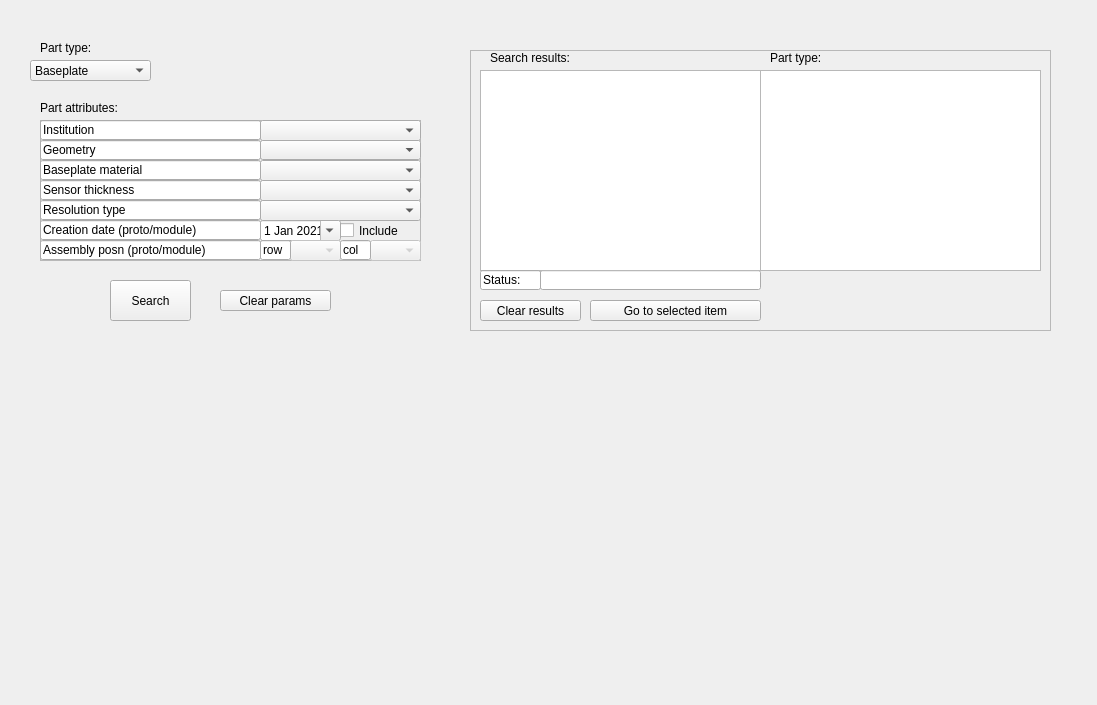
<?xml version="1.0" encoding="UTF-8"?>
<ui version="4.0">
 <class>Form</class>
 <widget class="QWidget" name="Form">
  <property name="geometry">
   <rect>
    <x>0</x>
    <y>0</y>
    <width>1097</width>
    <height>705</height>
   </rect>
  </property>
  <property name="windowTitle">
   <string>Form</string>
  </property>
  <widget class="QPushButton" name="pbSearch">
   <property name="geometry">
    <rect>
     <x>110</x>
     <y>280</y>
     <width>81</width>
     <height>41</height>
    </rect>
   </property>
   <property name="text">
    <string>Search</string>
   </property>
  </widget>
  <widget class="QPushButton" name="pbClearParams">
   <property name="geometry">
    <rect>
     <x>220</x>
     <y>290</y>
     <width>111</width>
     <height>21</height>
    </rect>
   </property>
   <property name="text">
    <string>Clear params</string>
   </property>
  </widget>
  <widget class="QFrame" name="frame">
   <property name="geometry">
    <rect>
     <x>40</x>
     <y>120</y>
     <width>381</width>
     <height>141</height>
    </rect>
   </property>
   <property name="frameShape">
    <enum>QFrame::StyledPanel</enum>
   </property>
   <property name="frameShadow">
    <enum>QFrame::Raised</enum>
   </property>
   <widget class="QCheckBox" name="ckUseDate">
    <property name="enabled">
     <bool>true</bool>
    </property>
    <property name="geometry">
     <rect>
      <x>300</x>
      <y>100</y>
      <width>71</width>
      <height>21</height>
     </rect>
    </property>
    <property name="text">
     <string>Include</string>
    </property>
   </widget>
   <widget class="QComboBox" name="cbChannelDensity">
    <property name="geometry">
     <rect>
      <x>220</x>
      <y>80</y>
      <width>161</width>
      <height>21</height>
     </rect>
    </property>
    <property name="currentIndex">
     <number>0</number>
    </property>
    <item>
     <property name="text">
      <string/>
     </property>
    </item>
    <item>
     <property name="text">
      <string>HD</string>
     </property>
    </item>
    <item>
     <property name="text">
      <string>LD</string>
     </property>
    </item>
   </widget>
   <widget class="QComboBox" name="cbInstitution">
    <property name="geometry">
     <rect>
      <x>220</x>
      <y>0</y>
      <width>161</width>
      <height>21</height>
     </rect>
    </property>
    <property name="currentIndex">
     <number>0</number>
    </property>
    <item>
     <property name="text">
      <string/>
     </property>
    </item>
    <item>
     <property name="text">
      <string>CERN</string>
     </property>
    </item>
    <item>
     <property name="text">
      <string>FNAL</string>
     </property>
    </item>
    <item>
     <property name="text">
      <string>UCSB</string>
     </property>
    </item>
    <item>
     <property name="text">
      <string>UMN</string>
     </property>
    </item>
    <item>
     <property name="text">
      <string>HEPHY</string>
     </property>
    </item>
    <item>
     <property name="text">
      <string>HPK</string>
     </property>
    </item>
    <item>
     <property name="text">
      <string>CMU</string>
     </property>
    </item>
    <item>
     <property name="text">
      <string>TTU</string>
     </property>
    </item>
    <item>
     <property name="text">
      <string>IHEP</string>
     </property>
    </item>
    <item>
     <property name="text">
      <string>TIFR</string>
     </property>
    </item>
    <item>
     <property name="text">
      <string>NTU</string>
     </property>
    </item>
    <item>
     <property name="text">
      <string>FSU</string>
     </property>
    </item>
   </widget>
   <widget class="QDateEdit" name="dCreated">
    <property name="enabled">
     <bool>true</bool>
    </property>
    <property name="geometry">
     <rect>
      <x>220</x>
      <y>100</y>
      <width>81</width>
      <height>21</height>
     </rect>
    </property>
    <property name="mouseTracking">
     <bool>true</bool>
    </property>
    <property name="calendarPopup">
     <bool>true</bool>
    </property>
    <property name="date">
     <date>
      <year>2021</year>
      <month>1</month>
      <day>1</day>
     </date>
    </property>
   </widget>
   <widget class="QLineEdit" name="lineEdit_17">
    <property name="geometry">
     <rect>
      <x>0</x>
      <y>80</y>
      <width>221</width>
      <height>20</height>
     </rect>
    </property>
    <property name="text">
     <string>Resolution type</string>
    </property>
    <property name="readOnly">
     <bool>true</bool>
    </property>
   </widget>
   <widget class="QLineEdit" name="lineEdit_13">
    <property name="geometry">
     <rect>
      <x>0</x>
      <y>0</y>
      <width>221</width>
      <height>20</height>
     </rect>
    </property>
    <property name="text">
     <string>Institution</string>
    </property>
    <property name="readOnly">
     <bool>true</bool>
    </property>
   </widget>
   <widget class="QLineEdit" name="lineEdit_15">
    <property name="geometry">
     <rect>
      <x>0</x>
      <y>40</y>
      <width>221</width>
      <height>20</height>
     </rect>
    </property>
    <property name="text">
     <string>Baseplate material</string>
    </property>
    <property name="readOnly">
     <bool>true</bool>
    </property>
   </widget>
   <widget class="QLineEdit" name="lineEdit_16">
    <property name="geometry">
     <rect>
      <x>0</x>
      <y>60</y>
      <width>221</width>
      <height>20</height>
     </rect>
    </property>
    <property name="text">
     <string>Sensor thickness</string>
    </property>
    <property name="readOnly">
     <bool>true</bool>
    </property>
   </widget>
   <widget class="QComboBox" name="cbAssmCol">
    <property name="enabled">
     <bool>false</bool>
    </property>
    <property name="geometry">
     <rect>
      <x>330</x>
      <y>120</y>
      <width>51</width>
      <height>21</height>
     </rect>
    </property>
    <property name="currentText">
     <string/>
    </property>
    <property name="currentIndex">
     <number>0</number>
    </property>
    <item>
     <property name="text">
      <string/>
     </property>
    </item>
    <item>
     <property name="text">
      <string>1</string>
     </property>
    </item>
    <item>
     <property name="text">
      <string>2</string>
     </property>
    </item>
   </widget>
   <widget class="QLineEdit" name="lineEdit_18">
    <property name="geometry">
     <rect>
      <x>0</x>
      <y>100</y>
      <width>221</width>
      <height>20</height>
     </rect>
    </property>
    <property name="text">
     <string>Creation date (proto/module)</string>
    </property>
    <property name="readOnly">
     <bool>true</bool>
    </property>
   </widget>
   <widget class="QComboBox" name="cbShape">
    <property name="geometry">
     <rect>
      <x>220</x>
      <y>20</y>
      <width>161</width>
      <height>20</height>
     </rect>
    </property>
    <property name="currentIndex">
     <number>0</number>
    </property>
    <item>
     <property name="text">
      <string/>
     </property>
    </item>
    <item>
     <property name="text">
      <string>Full</string>
     </property>
    </item>
    <item>
     <property name="text">
      <string>Top</string>
     </property>
    </item>
    <item>
     <property name="text">
      <string>Bottom</string>
     </property>
    </item>
    <item>
     <property name="text">
      <string>Left</string>
     </property>
    </item>
    <item>
     <property name="text">
      <string>Right</string>
     </property>
    </item>
    <item>
     <property name="text">
      <string>Five</string>
     </property>
    </item>
    <item>
     <property name="text">
      <string>Full+Three</string>
     </property>
    </item>
   </widget>
   <widget class="QComboBox" name="cbAssmRow">
    <property name="enabled">
     <bool>false</bool>
    </property>
    <property name="geometry">
     <rect>
      <x>250</x>
      <y>120</y>
      <width>51</width>
      <height>21</height>
     </rect>
    </property>
    <property name="currentText">
     <string/>
    </property>
    <property name="currentIndex">
     <number>0</number>
    </property>
    <item>
     <property name="text">
      <string/>
     </property>
    </item>
    <item>
     <property name="text">
      <string>1</string>
     </property>
    </item>
    <item>
     <property name="text">
      <string>2</string>
     </property>
    </item>
    <item>
     <property name="text">
      <string>3</string>
     </property>
    </item>
   </widget>
   <widget class="QLineEdit" name="lineEdit_22">
    <property name="enabled">
     <bool>true</bool>
    </property>
    <property name="geometry">
     <rect>
      <x>300</x>
      <y>120</y>
      <width>31</width>
      <height>20</height>
     </rect>
    </property>
    <property name="text">
     <string>col</string>
    </property>
    <property name="readOnly">
     <bool>true</bool>
    </property>
   </widget>
   <widget class="QComboBox" name="cbThickness">
    <property name="geometry">
     <rect>
      <x>220</x>
      <y>60</y>
      <width>161</width>
      <height>21</height>
     </rect>
    </property>
    <property name="currentIndex">
     <number>0</number>
    </property>
    <item>
     <property name="text">
      <string/>
     </property>
    </item>
    <item>
     <property name="text">
      <string>120um</string>
     </property>
    </item>
    <item>
     <property name="text">
      <string>200um</string>
     </property>
    </item>
    <item>
     <property name="text">
      <string>300um</string>
     </property>
    </item>
   </widget>
   <widget class="QLineEdit" name="lineEdit_14">
    <property name="geometry">
     <rect>
      <x>0</x>
      <y>20</y>
      <width>221</width>
      <height>20</height>
     </rect>
    </property>
    <property name="text">
     <string>Geometry</string>
    </property>
    <property name="readOnly">
     <bool>true</bool>
    </property>
   </widget>
   <widget class="QLineEdit" name="lineEdit_20">
    <property name="geometry">
     <rect>
      <x>0</x>
      <y>120</y>
      <width>221</width>
      <height>20</height>
     </rect>
    </property>
    <property name="text">
     <string>Assembly posn (proto/module)</string>
    </property>
    <property name="readOnly">
     <bool>true</bool>
    </property>
   </widget>
   <widget class="QLineEdit" name="lineEdit_21">
    <property name="enabled">
     <bool>true</bool>
    </property>
    <property name="geometry">
     <rect>
      <x>220</x>
      <y>120</y>
      <width>31</width>
      <height>20</height>
     </rect>
    </property>
    <property name="text">
     <string>row</string>
    </property>
    <property name="readOnly">
     <bool>true</bool>
    </property>
   </widget>
   <widget class="QComboBox" name="cbMaterial">
    <property name="geometry">
     <rect>
      <x>220</x>
      <y>40</y>
      <width>161</width>
      <height>21</height>
     </rect>
    </property>
    <property name="currentIndex">
     <number>0</number>
    </property>
    <item>
     <property name="text">
      <string/>
     </property>
    </item>
    <item>
     <property name="text">
      <string>CuW</string>
     </property>
    </item>
    <item>
     <property name="text">
      <string>PCB</string>
     </property>
    </item>
   </widget>
  </widget>
  <widget class="QLabel" name="label_7">
   <property name="geometry">
    <rect>
     <x>40</x>
     <y>40</y>
     <width>71</width>
     <height>16</height>
    </rect>
   </property>
   <property name="text">
    <string>Part type:</string>
   </property>
  </widget>
  <widget class="QComboBox" name="cbPartType">
   <property name="geometry">
    <rect>
     <x>30</x>
     <y>60</y>
     <width>121</width>
     <height>21</height>
    </rect>
   </property>
   <property name="currentIndex">
    <number>0</number>
   </property>
   <item>
    <property name="text">
     <string>Baseplate</string>
    </property>
   </item>
   <item>
    <property name="text">
     <string>Sensor</string>
    </property>
   </item>
   <item>
    <property name="text">
     <string>PCB</string>
    </property>
   </item>
   <item>
    <property name="text">
     <string>Protomodule</string>
    </property>
   </item>
   <item>
    <property name="text">
     <string>Module</string>
    </property>
   </item>
  </widget>
  <widget class="QLabel" name="label_3">
   <property name="geometry">
    <rect>
     <x>40</x>
     <y>100</y>
     <width>111</width>
     <height>16</height>
    </rect>
   </property>
   <property name="text">
    <string>Part attributes:</string>
   </property>
  </widget>
  <widget class="QFrame" name="frame_2">
   <property name="geometry">
    <rect>
     <x>470</x>
     <y>50</y>
     <width>581</width>
     <height>281</height>
    </rect>
   </property>
   <property name="frameShape">
    <enum>QFrame::StyledPanel</enum>
   </property>
   <property name="frameShadow">
    <enum>QFrame::Raised</enum>
   </property>
   <widget class="QPushButton" name="pbGoToPart">
    <property name="geometry">
     <rect>
      <x>120</x>
      <y>250</y>
      <width>171</width>
      <height>21</height>
     </rect>
    </property>
    <property name="text">
     <string>Go to selected item</string>
    </property>
   </widget>
   <widget class="QLineEdit" name="leStatus">
    <property name="geometry">
     <rect>
      <x>70</x>
      <y>220</y>
      <width>221</width>
      <height>20</height>
     </rect>
    </property>
    <property name="text">
     <string/>
    </property>
    <property name="readOnly">
     <bool>true</bool>
    </property>
   </widget>
   <widget class="QListWidget" name="lwTypeList">
    <property name="geometry">
     <rect>
      <x>290</x>
      <y>20</y>
      <width>281</width>
      <height>201</height>
     </rect>
    </property>
    <property name="midLineWidth">
     <number>1</number>
    </property>
   </widget>
   <widget class="QListWidget" name="lwPartList">
    <property name="geometry">
     <rect>
      <x>10</x>
      <y>20</y>
      <width>281</width>
      <height>201</height>
     </rect>
    </property>
    <property name="midLineWidth">
     <number>1</number>
    </property>
   </widget>
   <widget class="QLineEdit" name="lineEdit_26">
    <property name="geometry">
     <rect>
      <x>10</x>
      <y>220</y>
      <width>61</width>
      <height>20</height>
     </rect>
    </property>
    <property name="text">
     <string>Status:</string>
    </property>
    <property name="readOnly">
     <bool>true</bool>
    </property>
   </widget>
   <widget class="QPushButton" name="pbClearResults">
    <property name="geometry">
     <rect>
      <x>10</x>
      <y>250</y>
      <width>101</width>
      <height>21</height>
     </rect>
    </property>
    <property name="text">
     <string>Clear results</string>
    </property>
   </widget>
   <widget class="QLabel" name="label">
    <property name="geometry">
     <rect>
      <x>20</x>
      <y>0</y>
      <width>191</width>
      <height>16</height>
     </rect>
    </property>
    <property name="text">
     <string>Search results:</string>
    </property>
   </widget>
   <widget class="QLabel" name="label_2">
    <property name="geometry">
     <rect>
      <x>300</x>
      <y>0</y>
      <width>191</width>
      <height>16</height>
     </rect>
    </property>
    <property name="text">
     <string>Part type:</string>
    </property>
   </widget>
  </widget>
 </widget>
 <resources/>
 <connections/>
</ui>
